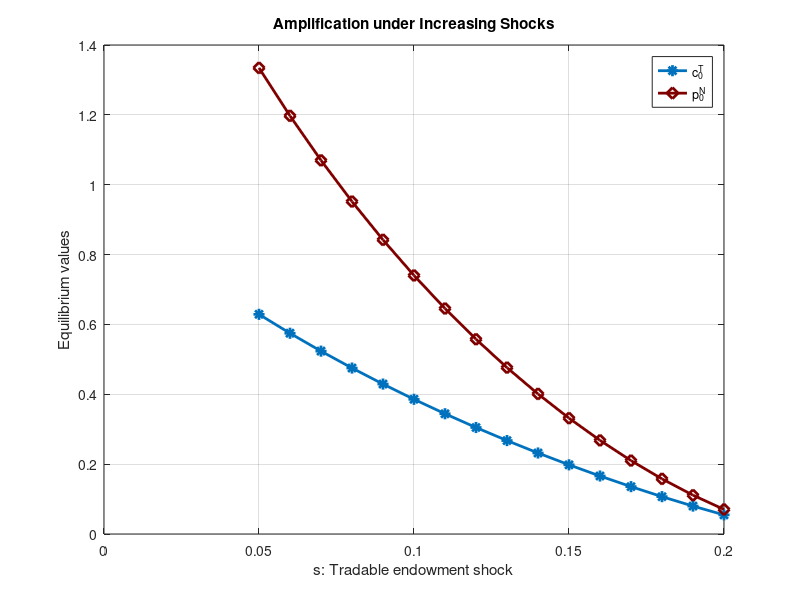

This figure's MATLAB source:
%% Problem (d): Amplification under Different Shock Sizes

clear               
clc               
format compact      

% --- Parameter setup ---
omega = 0.3;
kappa = 0.3;
eta = 0.205;
b0 = -1.0064;
yN = 1;
pNt = 2.2206;   % From steady state in part (b)
yTt = 1;        % Original tradable endowment

% --- Convergence controls ---
tol = 1e-8;     % Convergence threshold
max_iter = 1000; % Maximum number of iterations

% --- Shock grid: from 5% to 20% ---
shock_grid = 0.05:0.01:0.20;
n_shock = length(shock_grid);

% --- Initialize result vectors ---
cT_path = zeros(1, n_shock);   % Store equilibrium c_0^T for each shock
pN_path = zeros(1, n_shock);   % Store equilibrium p_0^N for each shock

% --- Main loop: solve for equilibrium under each shock level ---
for i = 1:n_shock
    
    % Tradable endowment under current shock
    s = shock_grid(i);
    yT0 = (1 - s) * yTt;

    % Initial guess for c0 from MM curve
    c0_old = yT0 * (1 + kappa) + kappa * pNt + b0;
    diff = 1;
    iter = 0;

    % Fixed-point iteration: alternate updates of pN0 and c0 until convergence
    while diff > tol && iter < max_iter
        % Update pN0: from BB curve
        pN0_new = ((1 - omega) / omega) * c0_old^(1 + eta);
        
        % Update c0: from MM curve (resource + borrowing constraint)
        c0_new = yT0 * (1 + kappa) + kappa * pN0_new + b0;
        
        % Check convergence
        diff = abs(c0_new - c0_old);
        c0_old = c0_new;
        iter = iter + 1;
    end

    % Store equilibrium results
    cT_path(i) = c0_new;
    pN_path(i) = pN0_new;
end

% --- Plotting the result ---
figure;
plot(shock_grid, cT_path, '-*', 'LineWidth', 2, ...
     'Color', [0 0.4470 0.7410], 'MarkerSize', 8, ...
     'DisplayName', 'c_0^T'); hold on;

plot(shock_grid, pN_path, '-d', 'LineWidth', 2, ...
     'Color', [0.5 0 0], 'MarkerSize', 8, ...
     'DisplayName', 'p_0^N');

xlabel('s: Tradable endowment shock');
ylabel('Equilibrium values');
legend({'c_0^T','p_0^N'}, 'Location','northeast');
title('Amplification under Increasing Shocks');
grid on;
